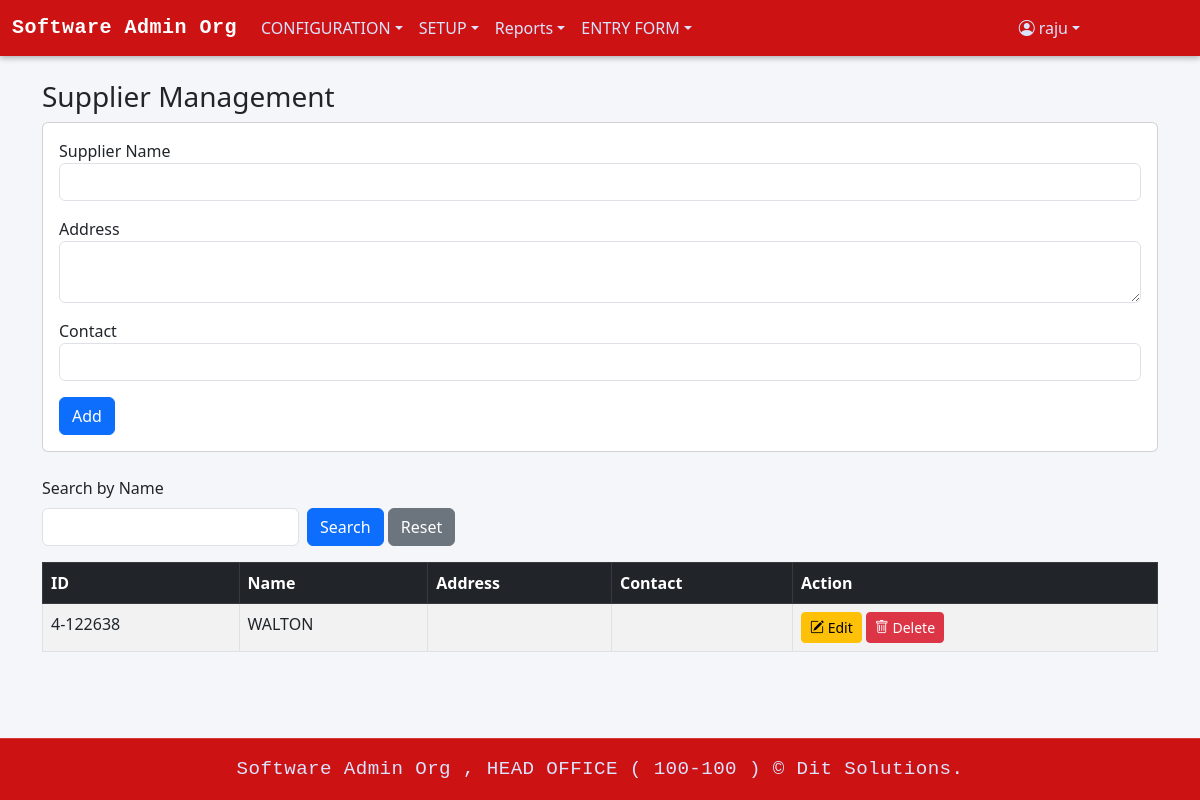
Screenshot of /supplier.php (signed in) with the database file from the repository.
### tables this page shows
CREATE TABLE `menu_info` (
  `MENU_ID` int(11) NOT NULL,
  `MENU_NAME` varchar(100) NOT NULL,
  `MENU_LINK` varchar(255) DEFAULT NULL,
  `PARENT_ID` int(11) DEFAULT NULL
);

CREATE TABLE `supplier` (
  `supplier_id` varchar(50) NOT NULL,
  `supplier_name` varchar(200) NOT NULL,
  `supplier_address` varchar(200) DEFAULT NULL,
  `supplier_contact` varchar(500) DEFAULT NULL,
  `authorized_status` varchar(1) DEFAULT NULL,
  `authorized_user` varchar(100) DEFAULT NULL,
  `authorized_date` date DEFAULT NULL,
  `entry_date` date DEFAULT NULL,
  `entry_user` varchar(200) DEFAULT NULL,
  `edit_date` date DEFAULT NULL,
  `edit_user` varchar(200) DEFAULT NULL,
  `delete_user` varchar(200) DEFAULT NULL,
  `delete_date` date DEFAULT NULL,
  `org_code` varchar(20) DEFAULT NULL,
  `br_code` varchar(20) DEFAULT NULL
);

### supplier.php (the view, shortened to what this page needs)
<?php
require 'db.php';
$brCode  = $_SESSION['user']['br_code'];
$canInsert = $_SESSION['user']['can_insert'] ?? 0;
$canEdit   = $_SESSION['user']['can_edit'] ?? 0;
$canDelete = $_SESSION['user']['can_delete'] ?? 0;
$editSupplier = null;
$sql = "SELECT * FROM supplier WHERE br_code = :br_code";
$params = ['br_code' => $brCode];
$sql .= " ORDER BY supplier_id";
$stmt = $pdo->prepare($sql);
$stmt->execute($params);
$suppliers = $stmt->fetchAll();
?>
<!DOCTYPE html>
<html lang="en">
<head>
    <link href="https://cdn.jsdelivr.net/npm/bootstrap@5.3.0/dist/css/bootstrap.min.css" rel="stylesheet">
    <link rel="stylesheet" href="https://cdn.jsdelivr.net/npm/bootstrap-icons@1.11.1/font/bootstrap-icons.css">
</head>
<body class="d-flex flex-column min-vh-100">
    <?php include 'header.php'; ?>
    <main class="flex-grow-1 container py-4">
        <h3>Supplier Management</h3>
        <?php if ($canInsert || $editSupplier): ?>
            <div class="card mb-4">
                <div class="card-body">
                    <form method="post">
                        <div class="mb-3">
                            <label>Supplier Name</label>
                            <input type="text" name="supplier_name" class="form-control" required
                                   value="<?= htmlspecialchars($editSupplier['supplier_name'] ?? '') ?>">
                        </div>
                        <div class="mb-3">
                            <label>Address</label>
                            <textarea name="supplier_address" class="form-control"><?= htmlspecialchars($editSupplier['supplier_address'] ?? '') ?></textarea>
                        </div>
                        <div class="mb-3">
                            <label>Contact</label>
                            <input type="text" name="supplier_contact" class="form-control"
                                   value="<?= htmlspecialchars($editSupplier['supplier_contact'] ?? '') ?>">
                        </div>
                        <button type="submit" class="btn btn-primary"><?= $editSupplier ? 'Update' : 'Add' ?></button>
                    </form>
                </div>
            </div>
        <?php endif; ?>
        <form method="get" class="mb-3 row g-2 align-items-end">
            <div class="col-auto">
                <label for="search_name" class="form-label">Search by Name</label>
                <input type="text" name="search_name" id="search_name"
                       class="form-control"
                       value="<?= htmlspecialchars($_GET['search_name'] ?? '', ENT_QUOTES) ?>">
            </div>
            <div class="col-auto">
                <button type="submit" class="btn btn-primary">Search</button>
                <a href="supplier.php" class="btn btn-secondary">Reset</a>
            </div>
        </form>
        <div class="table-responsive">
            <table class="table table-bordered table-striped">
                <thead class="table-dark">
                    <tr>
                        <th>ID</th>
                        <th>Name</th>
                        <th>Address</th>
                        <th>Contact</th>
                        <th>Action</th>
                    </tr>
                </thead>
                <tbody>
                <?php foreach ($suppliers as $sup): ?>
                    <tr>
                        <td><?= htmlspecialchars($sup['supplier_id']) ?></td>
                        <td><?= htmlspecialchars($sup['supplier_name']) ?></td>
                        <td><?= htmlspecialchars($sup['supplier_address']) ?></td>
                        <td><?= htmlspecialchars($sup['supplier_contact']) ?></td>
                      <td>
    <?php if ($canEdit): ?>
        <a href="?edit=<?= urlencode($sup['supplier_id']) ?>" class="btn btn-sm btn-warning">
            <i class="bi bi-pencil-square"></i> Edit
        </a>
    <?php endif; ?>
    <?php if ($canDelete): ?>
        <a href="?delete=<?= urlencode($sup['supplier_id']) ?>"
           class="btn btn-sm btn-danger"
           onclick="return confirm('Are you sure?')">
            <i class="bi bi-trash"></i> Delete
        </a>
    <?php endif; ?>
</td>
                    </tr>
                <?php endforeach; ?>
                </tbody>
            </table>
        </div>
    </main>
    <?php include 'footer.php'; ?>
</body>
</html>

### header.php (shortened to what this page needs)
<?php
$loginUserTypeId = $_SESSION['user']['user_type_id'] ?? '';
$loginUserId     = $_SESSION['user']['user_id'] ?? '';
$sqlMenus = "SELECT m.MENU_ID, m.MENU_NAME, m.MENU_LINK, m.PARENT_ID
             FROM menu_info m
             INNER JOIN user_menu_view_permission ump
                 ON m.MENU_ID = ump.MENU_ID
             WHERE ump.USER_TYPE_ID = :user_type_id
               AND ump.CAN_VIEW = true
             ORDER BY m.MENU_ID";
$stmtMenus = $pdo->prepare($sqlMenus);
$stmtMenus->execute(['user_type_id' => $loginUserTypeId]);
$menus = $stmtMenus->fetchAll(PDO::FETCH_ASSOC);
$menuTree = [];
foreach ($menus as $menu) {
    $parentId = $menu['PARENT_ID'] ?: 0;
    $menuTree[$parentId][] = $menu;
}
?>
<!DOCTYPE html>
<html lang="en">
<head>
    <link href="https://cdn.jsdelivr.net/npm/bootstrap@5.3.0/dist/css/bootstrap.min.css" rel="stylesheet">
    <link href="https://cdn.jsdelivr.net/npm/bootstrap-icons@1.10.5/font/bootstrap-icons.css" rel="stylesheet">
</head>
<body>
<nav class="navbar navbar-expand-lg navbar-dark">
    <div class="container-fluid">
        <a class="navbar-brand" href="home.php">
            <?= htmlspecialchars($_SESSION['user']['org_name'] ?? 'Stock36') ?>
        </a>
        <div class="collapse navbar-collapse" id="navbarContent">
            <ul class="navbar-nav me-auto mb-2 mb-lg-0">
                <?php
                if (isset($menuTree[0])) {
                    foreach ($menuTree[0] as $menu) {
                        $menuId = $menu['MENU_ID'];
                        if (isset($menuTree[$menuId])) {
                            echo '<li class="nav-item dropdown">';
                            echo '<a class="nav-link dropdown-toggle" href="#" role="button" data-bs-toggle="dropdown">'
                                . htmlspecialchars($menu['MENU_NAME']) . '</a>';
                            echo '<ul class="dropdown-menu">';
                            echo '</ul></li>';
                        } else {
                            echo '<li class="nav-item">';
                            echo '<a class="nav-link" href="' . htmlspecialchars($menu['MENU_LINK']) . '">'
                                . htmlspecialchars($menu['MENU_NAME']) . '</a></li>';
                        }
                    }
                }
                ?>
            </ul>
<ul class="navbar-nav ms-auto" style="margin-right: 100px;">
    <li class="nav-item dropdown">
        <a class="nav-link dropdown-toggle d-flex align-items-center" href="#" role="button" data-bs-toggle="dropdown">
            <i class="bi bi-person-circle me-1"></i>
            <?= htmlspecialchars($loginUserId) ?>
        </a>
    </li>
</ul>
        </div>
    </div>
</nav>
</body>
</html>

### header.php (style rules this page uses)
.navbar { background: linear-gradient(90deg, rgb(204, 18, 18) 0%, rgb(204, 18, 18) 100%); box-shadow: 0 2px 6px rgba(0, 0, 0, 0.3); transition: background 0.3s ease; }
.navbar-brand { font-family: "SF Mono", "Roboto Mono", "Menlo", "Consolas", monospace; font-weight: 600; font-size: 1.3rem; color: #ffffff !important; letter-spacing: 0.5px; transition: all 0.3s ease; }
.navbar-nav .nav-link { color: #dbe4ff !important; transition: color 0.3s ease, transform 0.2s ease; }

### footer.php (style rules this page uses)
body { display: flex; flex-direction: column; min-height: 100vh; background-color: #f5f6fa; }

### rows the page displays
menu_info: MENU_NAME "CONFIGURATION"
menu_info: MENU_NAME "SETUP"
menu_info: MENU_NAME "Reports"
menu_info: MENU_NAME "ENTRY FORM"
supplier: supplier_id "4-122638", supplier_name "WALTON"

### other values shown
$_SESSION['user']['org_name'] "Software Admin Org"
$loginUserId "raju"
$_SESSION['user']['branch_name'] "HEAD OFFICE"
$_SESSION['user']['br_code'] "100-100"
